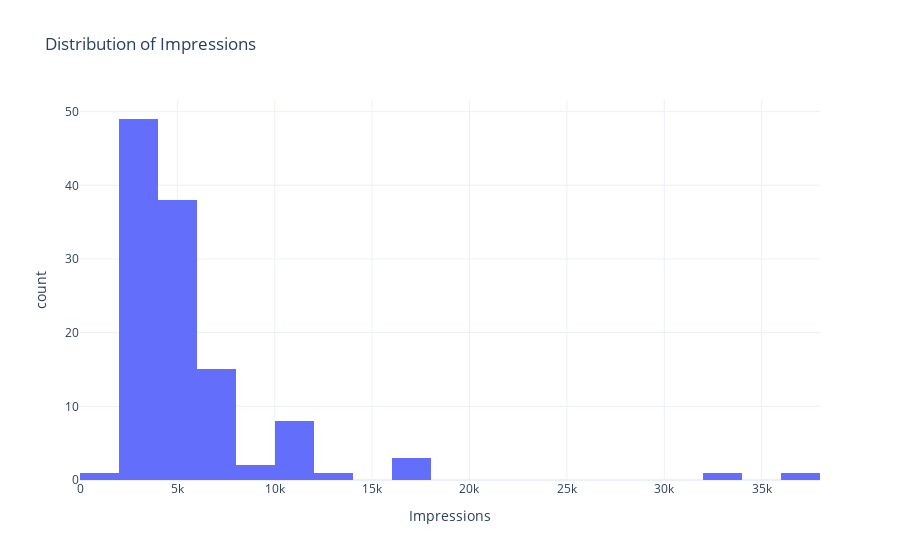

Notebook cell for this chart:
### Code cell
#Distribution of Impressions. 
fig = px.histogram(data_frame=df, x="Impressions", title="Distribution of Impressions")

fig.update_layout(xaxis_gridwidth=True, yaxis_gridwidth=True)
fig.show()

### Figure 1 — Plotly figure (JSON) as saved in the notebook; plotly's stock layout.template omitted (floating-point values rounded to 4 significant figures)
{"data": [{"alignmentgroup": "True", "bingroup": "x", "hovertemplate": "Impressions=%{x}<br>count=%{y}<extra></extra>", "legendgroup": "", "marker": {"color": "#636efa", "pattern": {"shape": ""}}, "name": "", "offsetgroup": "", "orientation": "v", "showlegend": false, "type": "histogram", "x": [3920, 5394, 4021, 4528, 2518, 3884, 2621, 3541, 3749, 4115, 2218, 3234, 4344, 3216, 9453, 5055, 4002, 3169, 6168, 2407, 2064, 3973, 7281, 3052, 4628, 4082, 5394, 2766, 3924, 3015, 6666, 3854, 4355, 4343, 6108, 2523, 2327, 3990, 2191, 1941, 16062, 4998, 4289, 3880, 3786, 4298, 3630, 2826, 7407, 10386, 2998, 7018, 2941, 6432, 10667, 3988, 4978, 3388, 4467, 3246, 5072, 6339, 4239, 3454, 7571, 3333, 3818, 10933, 5058, 3601, 3480, 3525, 3606, 5542, 6559, 3623, 10493, 4446, 2957, 5538, 4681, 5273, 5055, 4002, 3169, 6168, 2407, 3630, 2826, 7407, 10386, 2998, 3052, 4628, 4082, 5394, 2766, 3924, 3015, 5409, 5323, 8001, 4150, 4609, 6348, 11068, 7231, 17396, 6814, 17713, 5563, 4842, 11149, 10206, 13700, 5731, 4139, 32695, 36919], "xaxis": "x", "yaxis": "y"}], "layout": {"barmode": "relative", "legend": {"tracegroupgap": 0}, "title": {"text": "Distribution of Impressions"}, "xaxis": {"anchor": "y", "domain": [0, 1], "gridwidth": true, "title": {"text": "Impressions"}}, "yaxis": {"anchor": "x", "domain": [0, 1], "gridwidth": true, "title": {"text": "count"}}}}
